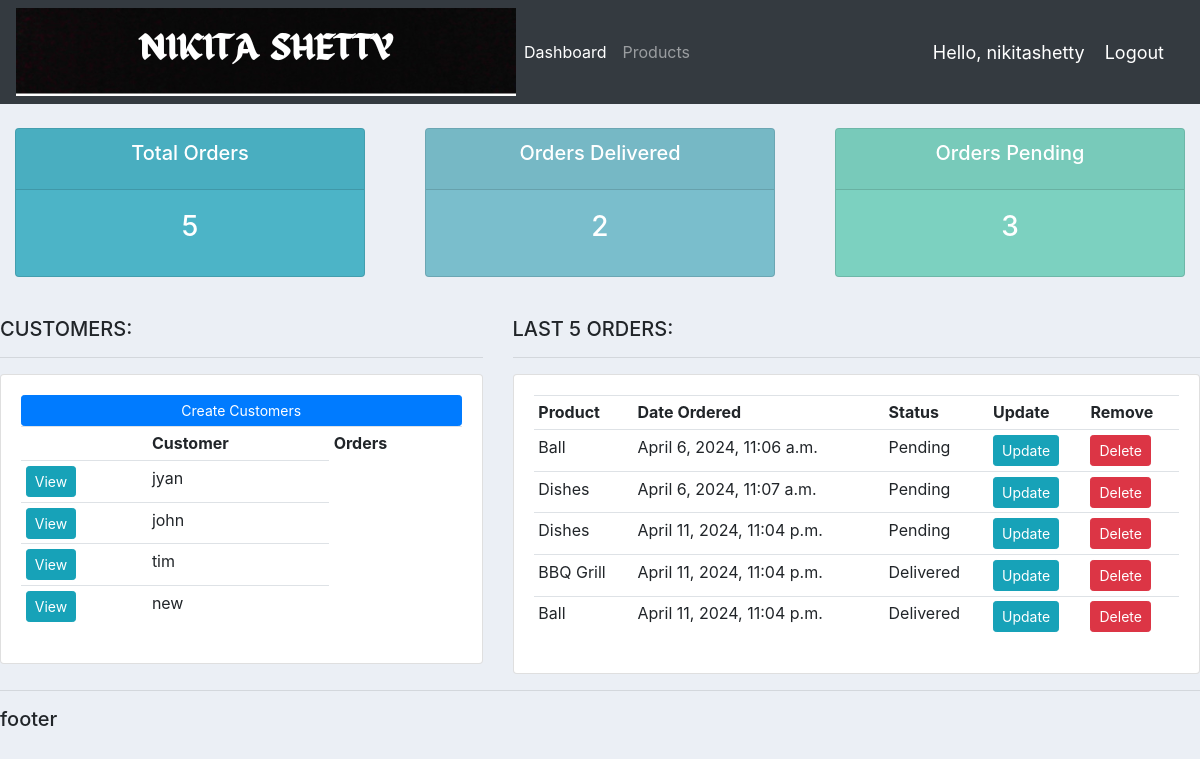
The page / (signed in) on the database its author committed.
### accounts/models.py (models this page shows, shortened)
class Customer(models.Model):
    user=models.OneToOneField(User,null=True,blank=True,on_delete=models.CASCADE)
    name=models.CharField(max_length=200,null=True)
    phone=models.CharField(max_length=200,null=True)
    email=models.CharField(max_length=200,null=True)
    date_created=models.DateTimeField(auto_now_add=True,null=True)
    profile_pic=models.ImageField(null=True,default="profile1.png",blank=True)

class Order(models.Model):
    STATUS=(
        ('Pending','Pending'),
        ('Out for delivery','Out for delivery'),
        ('Delivered','Delivered'),
    )
    customer=models.ForeignKey(Customer,null=True,on_delete=models.SET_NULL)
    product=models.ForeignKey(Product,null=True,on_delete=models.SET_NULL)
    status=models.CharField(max_length=200,null=True,choices=STATUS)
    date_created=models.DateTimeField(auto_now_add=True,null=True)
    note=models.CharField(max_length=200,null=True)

class Product(models.Model):
    CATEGORY=(
        ('Indoor','Indoor'),
        ('Outdoor','Outdoor'),
    )
    name=models.CharField(max_length=200,null=True)
    price=models.FloatField(null=True)
    category=models.CharField(max_length=200,null=True,choices=CATEGORY)
    description=models.CharField(max_length=200,null=True,blank=True)
    date_created=models.DateTimeField(auto_now_add=True,null=True)
    tags=models.ManyToManyField(Tags)
    def __str__(self):
        return self.name

### accounts/decorators.py (the view)
    def wrapper_func(request, *args, **kwargs):
        group=None
        if request.user.groups.exists():
            group=request.user.groups.all()[0].name
        if group== 'customer':
            return redirect('user-page')
        else:
            return view_func(request, *args, **kwargs)

### accounts/views.py (called while the page is built)
@login_required(login_url='login')
@admin_only
def home(request):
    orders=Order.objects.all()
    customers=Customer.objects.all()
    total_orders=orders.count()
    delivered=orders.filter(status="Delivered").count()
    pending=orders.filter(status="Pending").count()
    context={'orders':orders,'cust':customers,
             'total_orders':total_orders,'delivered':delivered,
             'pending':pending}
    return render(request,'accounts/dashboard.html',context)

### accounts/templates/accounts/dashboard.html (shortened to what this page needs)
{% extends 'accounts/main.html' %}
{% block content %}
{% include 'accounts/status.html' %}
<br>
<div class="row">
    <div class="col-md-5">
        <h5>CUSTOMERS:</h5>
        <hr>
        <div class="card card-body">
            <a class="btn btn-primary btn-sm btn-block" href="">Create Customers</a>
            <table class="table table-sm">
                <tr>
                    <th> </th>
                    <th>Customer</th>
                    <th>Orders</th>
                </tr>
                {% for customer in cust%}
                <tr>
                    <td><a class="btn btn-sm btn-info"href="{% url 'customer' customer.id %}">View</a></td>
                    <td>{{customer.name}}</td>
                </tr>
                {% endfor%}
            </table>
        </div>
    </div>
    <div class="col-md-7">
        <h5>LAST 5 ORDERS:</h5>
        <hr>
        <div class="card card-body">
            <table class="table table-sm">
                <tr>
                    <th>Product</th>
                    <th>Date Ordered</th>
                    <th>Status</th>
                    <th>Update</th>
                    <th>Remove</th>
                </tr>
            {% for order in orders %}
            <tr>
                <td>{{order.product}}</td>
                <td>{{order.date_created}}</td>
                <td>{{order.status}}</td>
                <td><a class="btn btn-sm btn-info" href="{% url 'update_order' order.id %}">Update</a></td>
                <td><a class="btn btn-sm btn-danger" href="{% url 'delete_order' order.id %}">Delete</a></td>
            </tr>
            {% endfor%}
            </table>
        </div>
    </div>
</div>
{% endblock %}

### accounts/templates/accounts/main.html (shortened to what this page needs)
{% load static %}
<!DOCTYPE html>
<html lang="en">
<head>
    <link rel="stylesheet" href="https://cdn.jsdelivr.net/npm/bootstrap@4.3.1/dist/css/bootstrap.min.css">
    <link rel="stylesheet" type="text/css" href="{% static '/css/main.css' %}" >
</head>
<body>
    {% include 'accounts/navbar.html' %}
    {% block content %}
    {% endblock %}
    <hr>
    <h5>footer</h5>
</body>
</html>

### accounts/templates/accounts/navbar.html (shortened to what this page needs)
{% load static %}
<nav class="navbar navbar-expand-lg navbar-dark bg-dark">
  <img src="{% static 'images/nikita.png' %}">
  <div class="collapse navbar-collapse" id="navbarNav">
      <ul class="navbar-nav">
        {% if request.user.is_staff %}
        <li class="nav-item active">
          <a class="nav-link" href="{% url 'home'%}">Dashboard</a>
        </li>
        <li class="nav-item">
          <a class="nav-link" href="{% url 'products'%}">Products</a>
        </li>
        {% else %}
       <li class="nav-item">
        <a class="nav-link" href="{% url 'account' %}">Settings</a>
      </li>
      {% endif %}
      </ul>
    </div>
    <span class="hello-msg">Hello, {{request.user}}</span>
    <span><a class="hello-msg" href="{% url 'logout' %}">Logout</a></span>
  </nav>

### accounts/templates/accounts/status.html
<br>
<div class="row">
	<div class="col">
		<div class="col-md">
			<div class="card text-center text-white  mb-3" id="total-orders">
			  	<div class="card-header">
			  		<h5 class="card-title">Total Orders</h5>
			  	</div>
			  	<div class="card-body">
			    	<h3 class="card-title">{{total_orders}}</h3>
			  	</div>
			</div>
		</div>
	</div>
	<div class="col">
		<div class="col-md">
			<div class="card text-center text-white  mb-3" id="orders-delivered">
			  	<div class="card-header">
			  		<h5 class="card-title">Orders Delivered</h5>
			  	</div>
			  	<div class="card-body">
			    	<h3 class="card-title">{{delivered}}</h3>
			  	</div>
			</div>
		</div>
	</div>
	<div class="col">
		<div class="col-md">
			<div class="card text-center text-white  mb-3" id="orders-pending">
			  	<div class="card-header">
			  		<h5 class="card-title">Orders Pending</h5>
			  	</div>
			  	<div class="card-body">
			    	<h3 class="card-title">{{pending}}</h3>
			  	</div>
			</div>
		</div>
	</div>
</div>

### static/css/main.css (style rules this page uses)
body { background-color: #ebeff5; }
#total-orders { background-color: #4cb4c7; }
#orders-delivered { background-color: #7abecc; }
#orders-pending { background-color: #7cd1c0; }

### accounts/templates/accounts/navbar.html (style rules this page uses)
.hello-msg { font-size: 18px; color: #fff; margin-right: 20px; }

### rows shown on the page
Customer: name "jyan"
Customer: name "john"
Customer: name "tim"
Customer: name "new"
Order: product "Ball", date_created "April 6, 2024, 11:06 a.m.", status "Pending"
Order: product "Dishes", date_created "April 6, 2024, 11:07 a.m.", status "Pending"
Order: product "Dishes", date_created "April 11, 2024, 11:04 p.m.", status "Pending"
Order: product "BBQ Grill", date_created "April 11, 2024, 11:04 p.m.", status "Delivered"
Order: product "Ball", date_created "April 11, 2024, 11:04 p.m.", status "Delivered"

### other values the page prints
{{ request.user }} "nikitashetty"
{{ total_orders }} "5"
{{ delivered }} "2"
{{ pending }} "3"
